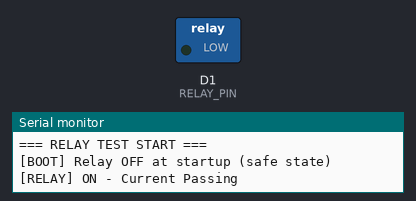
A sketch run on a simulated ESP8266 (NodeMCU). Shown: switched loads named in the sketch (green lamp = pin HIGH), the last lines printed to the serial monitor.

Above: at 1.7 s.
At 4.7 s:
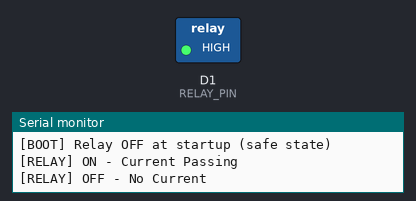
Timing chart, 0 to 8.0 s (numbered marks = the images above):
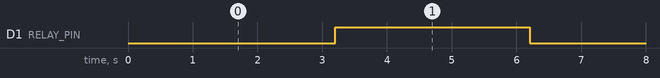

Measured:
- by itself, D1 (RELAY_PIN): alternates HIGH for 3.0 s and LOW for 3.0 s

The sketch:

relay_test_d1.ino
```cpp
// Clean relay hardware test only (no WiFi, no MQTT)
// NodeMCU D1 (GPIO5) -> Relay IN
// Active LOW relay: LOW = ON, HIGH = OFF

#define RELAY_PIN D1
#define RELAY_ON LOW
#define RELAY_OFF HIGH

void setup() {
  Serial.begin(115200);
  delay(200);

  pinMode(RELAY_PIN, OUTPUT);
  digitalWrite(RELAY_PIN, RELAY_OFF);  // Safe startup: relay OFF

  Serial.println();
  Serial.println("=== RELAY TEST START ===");
  Serial.println("[BOOT] Relay OFF at startup (safe state)");
}

void loop() {
  digitalWrite(RELAY_PIN, RELAY_ON);
  Serial.println("[RELAY] ON - Current Passing");
  delay(3000);

  digitalWrite(RELAY_PIN, RELAY_OFF);
  Serial.println("[RELAY] OFF - No Current");
  delay(3000);
}
```
